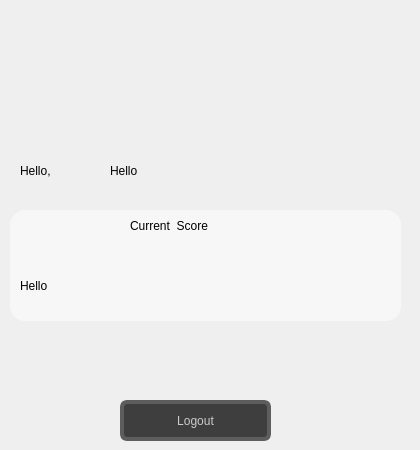
      <widget class="QWidget" name="page_account">
       <widget class="QLabel" name="label_24">
        <property name="geometry">
         <rect>
          <x>150</x>
          <y>10</y>
          <width>141</width>
          <height>131</height>
         </rect>
        </property>
        <property name="styleSheet">
         <string notr="true">#label_24{
image: url(img/icon/ic/account_logout.png);
}
</string>
        </property>
        <property name="text">
         <string/>
        </property>
       </widget>
       <widget class="QLabel" name="Name">
        <property name="geometry">
         <rect>
          <x>110</x>
          <y>150</y>
          <width>301</width>
          <height>41</height>
         </rect>
        </property>
        <property name="styleSheet">
         <string notr="true">font: 700 20pt &quot;Segoe UI&quot;;</string>
        </property>
        <property name="text">
         <string>Hello</string>
        </property>
       </widget>
       <widget class="QLabel" name="scoreLabel">
        <property name="geometry">
         <rect>
          <x>20</x>
          <y>250</y>
          <width>361</width>
          <height>71</height>
         </rect>
        </property>
        <property name="styleSheet">
         <string notr="true">font: 700 48pt &quot;Segoe UI&quot;;</string>
        </property>
        <property name="text">
         <string>Hello</string>
        </property>
       </widget>
       <widget class="QPushButton" name="logout">
        <property name="geometry">
         <rect>
          <x>120</x>
          <y>400</y>
          <width>151</width>
          <height>41</height>
         </rect>
        </property>
        <property name="cursor">
         <cursorShape>PointingHandCursor</cursorShape>
        </property>
        <property name="styleSheet">
         <string notr="true">#logout {
    font: 900 14pt &quot;Segoe UI&quot;;
    background-color: rgb(62, 62, 62);
    color: rgb(203, 203, 203);
    border-radius: 7px;
   border: 4px solid rgb(93, 93, 93);
}


#logout:hover {
	color: white;
	background-color: rgb(255, 0, 4);
    border: 2px solid black;
}
</string>
        </property>
        <property name="text">
         <string>Logout</string>
        </property>
       </widget>
       <widget class="QPushButton" name="pushButton_22">
        <property name="geometry">
         <rect>
          <x>350</x>
          <y>0</y>
          <width>61</width>
          <height>51</height>
         </rect>
        </property>
        <property name="cursor">
         <cursorShape>PointingHandCursor</cursorShape>
        </property>
        <property name="styleSheet">
         <string notr="true">#pushButton_22{
	image: url(img/audio_icon/volume.png);
   border-radius:10px;
}</string>
        </property>
        <property name="text">
         <string/>
        </property>
       </widget>
       <widget class="QPushButton" name="pushButton_23">
        <property name="geometry">
         <rect>
          <x>0</x>
          <y>0</y>
          <width>41</width>
          <height>41</height>
         </rect>
        </property>
        <property name="cursor">
         <cursorShape>PointingHandCursor</cursorShape>
        </property>
        <property name="styleSheet">
         <string notr="true">

#pushButton_23{
image: url(img/icon/ic/back.png);
border-radius:10px;
}
#pushButton_23:hover{
image: url(img/icon/ic/back_hover.png);
border-radius:10px;
}</string>
        </property>
        <property name="text">
         <string/>
        </property>
       </widget>
       <widget class="QLabel" name="label_29">
        <property name="geometry">
         <rect>
          <x>10</x>
          <y>210</y>
          <width>391</width>
          <height>111</height>
         </rect>
        </property>
        <property name="styleSheet">
         <string notr="true">#label_29{
 background-color: rgba(255, 255, 255, 0.5);
border-radius:15px;
}</string>
        </property>
        <property name="text">
         <string/>
        </property>
       </widget>
       <widget class="QLabel" name="label_30">
        <property name="geometry">
         <rect>
          <x>130</x>
          <y>210</y>
          <width>141</width>
          <height>31</height>
         </rect>
        </property>
        <property name="styleSheet">
         <string notr="true">/*font: 16pt &quot;Segoe UI&quot;;*/
font: 700 16pt &quot;Segoe UI&quot;;
color:black;</string>
        </property>
        <property name="text">
         <string>Current  Score</string>
        </property>
       </widget>
       <widget class="QLabel" name="Name_2">
        <property name="geometry">
         <rect>
          <x>20</x>
          <y>150</y>
          <width>121</width>
          <height>41</height>
         </rect>
        </property>
        <property name="styleSheet">
         <string notr="true">font: 700 20pt &quot;Segoe UI&quot;;</string>
        </property>
        <property name="text">
         <string>Hello,</string>
        </property>
       </widget>
       <widget class="QPushButton" name="uploadImg">
        <property name="geometry">
         <rect>
          <x>160</x>
          <y>30</y>
          <width>121</width>
          <height>91</height>
         </rect>
        </property>
        <property name="cursor">
         <cursorShape>PointingHandCursor</cursorShape>
        </property>
        <property name="styleSheet">
         <string notr="true">border-radius:20px;</string>
        </property>
        <property name="text">
         <string/>
        </property>
       </widget>
       <zorder>label_29</zorder>
       <zorder>label_24</zorder>
       <zorder>Name</zorder>
       <zorder>scoreLabel</zorder>
       <zorder>logout</zorder>
       <zorder>pushButton_22</zorder>
       <zorder>pushButton_23</zorder>
       <zorder>label_30</zorder>
       <zorder>Name_2</zorder>
       <zorder>uploadImg</zorder>
      </widget>
